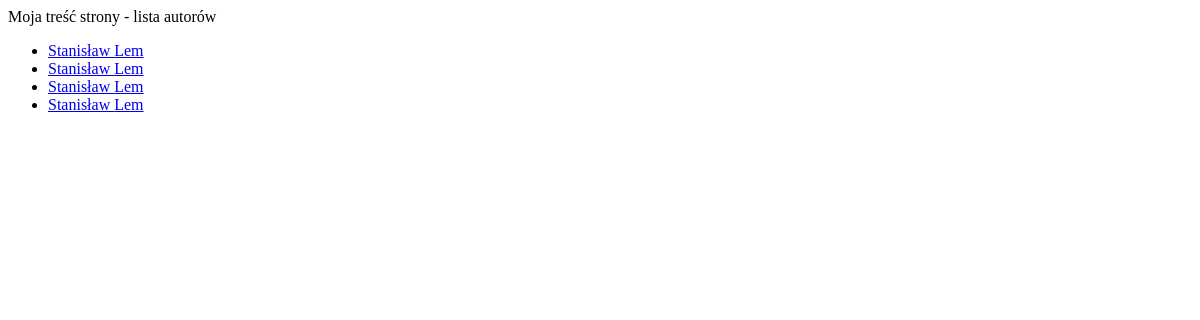
/shelf/authors/, run on an earlier commit of the app's database.
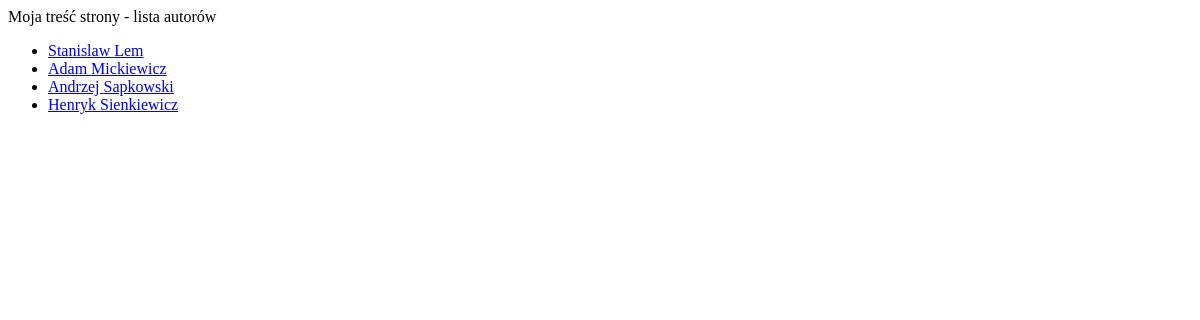
And on a later commit of the database.
### shelf/models.py (models this page shows, shortened)
class Author(models.Model):
    first_name = models.CharField(max_length=20)
    last_name = models.CharField(max_length=50)

### shelf/views.py (the view)
class AuthorListView(ListView):
    model = Author

### shelf/templates/shelf/author_list.html
{% extends 'base.html'%}
{% block 'content' %}
Moja treść strony - lista autorów
<ul>
	{% for author in object_list %}
	<li><a href="{% url 'shelf:author-detail' author.id %}">{{author.first_name}} {{author.last_name}}</a> </li>
	{% endfor %}
</ul>
{% endblock %}

### templates/base.html (shortened to what this page needs)
<!DOCTYPE html PUBLIC "-//W3C//DTD XHTML 1.0 Strict//EN"
	"http://www.w3.org.TR/xhtml1/DTD/xhtml1-strict.dtd">
<html xmlns="http://www.w3.org/1999/xhtml" xml:lang="en" lang="en">
<head>
</head>
<body>
	{% block 'content' %}
	{% endblock %}
</body>
</html>

What changed in the data, as far as the page shows it:
removed Author: first_name "Stanisław", last_name "Lem"
removed Author: first_name "Stanisław", last_name "Lem"
removed Author: first_name "Stanisław", last_name "Lem"
removed Author: first_name "Stanisław", last_name "Lem"
added Author: first_name "Stanislaw", last_name "Lem"
added Author: first_name "Adam", last_name "Mickiewicz"
added Author: first_name "Andrzej", last_name "Sapkowski"
added Author: first_name "Henryk", last_name "Sienkiewicz"
